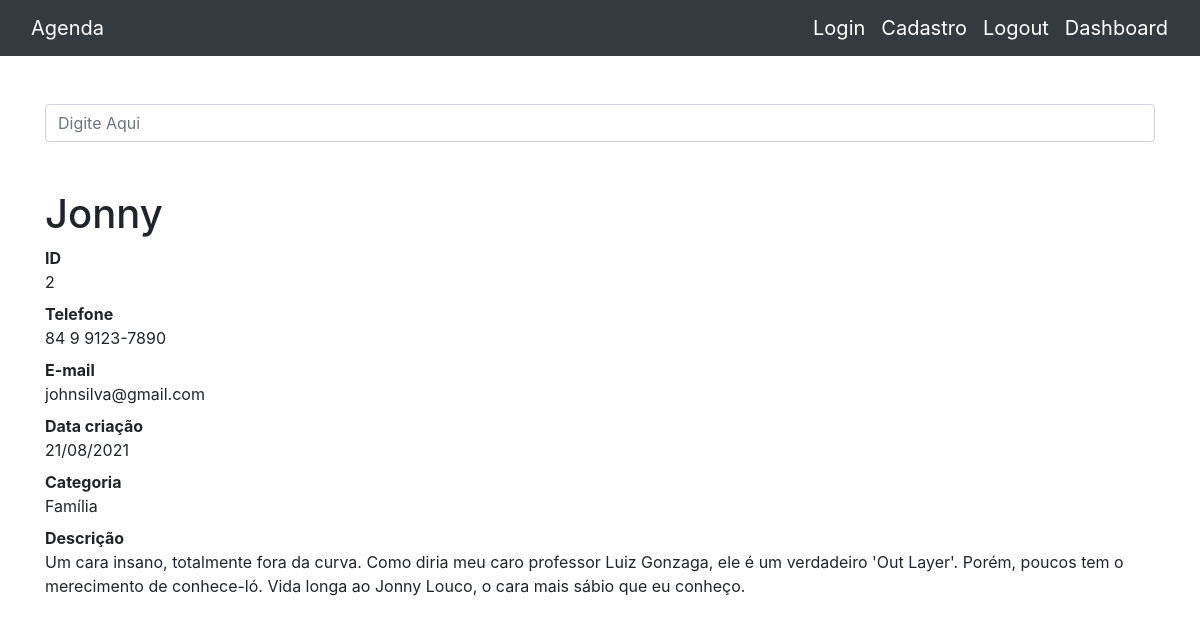
/2, run on the app's committed database.
### contatos/models.py (models this page shows, shortened)
class Contato(models.Model):
    nome = models.CharField(max_length=300)
    sobrenome = models.CharField(max_length=300, blank=True)
    telefone = models.CharField(max_length=300)
    email = models.CharField(max_length=300, blank=True)
    data_criacao = models.DateField(default=timezone.now)
    descricao = models.TextField(blank=True)
    categoria = models.ForeignKey(Categoria, on_delete=models.DO_NOTHING)
    mostrar = models.BooleanField(default=True)
    foto = models.ImageField(blank=True, upload_to='fotos/%Y/%m/%d')

class Categoria(models.Model):
    nome = models.CharField(max_length=300)
    def __str__(self):
        return self.nome

### contatos/views.py (the view)
# urls.py: path('<int:contato_id>', views.ver_contato, name='ver_contato'),
def ver_contato(request, contato_id):
    contato = get_object_or_404(Contato, id=contato_id)
    if not contato.mostrar:
        raise Http404()
    return render(request, 'contatos/ver_contato.html', {
        'contato': contato
    })

### contatos/templates/contatos/ver_contato.html (shortened to what this page needs)
{% extends 'base.html' %}
{%block conteudo%}
        <h1 class="mt-5">{{contato.nome}}</h1>
        <dl>
          <dt>ID</dt>
          <dd>{{contato.id}}</dd>
          <dt>Telefone</dt>
          <dd>{{contato.telefone}}</dd>
          <dt>E-mail</dt>
          <dd>{{contato.email}}</dd>
          <dt>Data criação</dt>
          <dd>{{contato.data_criacao|date:'d/m/Y'}}</dd>
          <dt>Categoria</dt>
          <dd>{{contato.categoria}}</dd>
          <dt>Descrição</dt>
          <dd>{{contato.descricao}}</dd>
        </dl>
{%endblock%}

### data on the page
Contato: nome "Jonny", id "2", telefone "84 9 9123-7890", email "johnsilva@gmail.com", data_criacao "21/08/2021", categoria "Família", descricao "Um cara insano, totalmente fora da curva. Como diria meu caro professor Luiz Gonzaga, ele é um verdadeiro 'Out Layer'. Porém, poucos tem o merecimento de conhece-ló. Vida longa ao Jonny Louco, o cara mais sábio que eu conheço."
